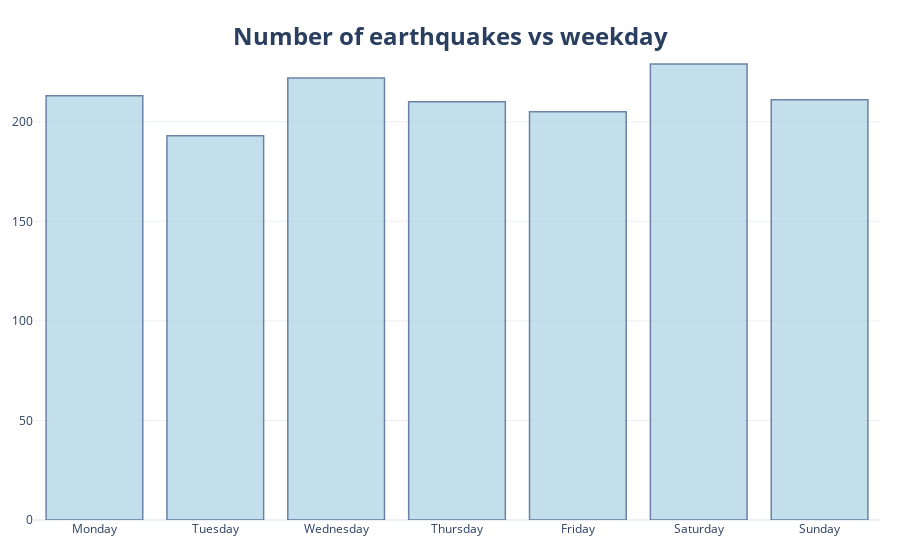

Write notebook code for a chart like this one.
### Code cell
fig = go.Figure(
    data=[
        go.Bar(
            x=weekday.index,
            y=weekday.values,
            hovertemplate =
            '<b>%{x}</b><br><br>'+
            'Count: <b>%{y}</b><extra></extra>'
        )
    ]
)

fig.update_traces(
    marker_color='rgb(158,202,225)',
    marker_line_color='rgb(8,48,107)',
    marker_line_width=1.5,
    opacity=0.6
)

fig.update_layout(
    title = {
        'text': f'<b>Number of earthquakes vs weekday</b>',
        'y': 0.95,
        'x': 0.5,
        'xanchor': 'center',
        'yanchor': 'top'
    },
    height = 200,
    title_x = 0.5,
    hoverlabel = dict(
        font_size = 14,
    ),
    title_font_size = 24,
    template = "plotly_white",
    margin = dict(t = 40, b = 40, l = 20, r = 20)
)
fig.show()

### Figure 1 — Plotly figure (JSON) as saved in the notebook; plotly's stock layout.template omitted (floating-point values rounded to 4 significant figures)
{"data": [{"hovertemplate": "<b>%{x}</b><br><br>Count: <b>%{y}</b><extra></extra>", "marker": {"color": "rgb(158,202,225)", "line": {"color": "rgb(8,48,107)", "width": 1.5}}, "opacity": 0.6, "type": "bar", "x": ["Monday", "Tuesday", "Wednesday", "Thursday", "Friday", "Saturday", "Sunday"], "y": [213, 193, 222, 210, 205, 229, 211]}], "layout": {"autosize": true, "hoverlabel": {"font": {"size": 14}}, "margin": {"b": 40, "l": 20, "r": 20, "t": 40}, "title": {"font": {"size": 24}, "text": "<b>Number of earthquakes vs weekday</b>", "x": 0.5, "xanchor": "center", "y": 0.95, "yanchor": "top"}, "xaxis": {"autorange": true, "range": [-0.5, 6.5], "type": "category"}, "yaxis": {"autorange": true, "range": [0, 241.1], "type": "linear"}}}
